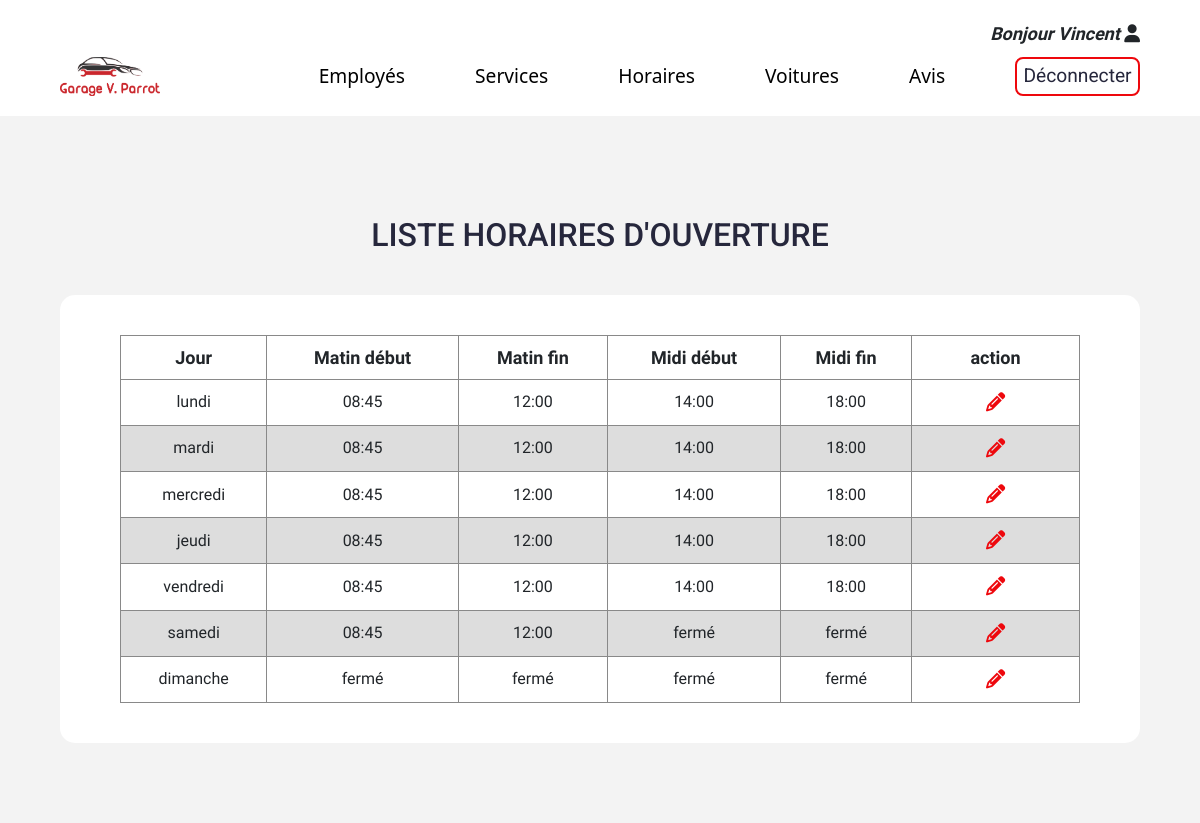
/admin/liste-horaires.php (signed in), run on the app's committed database.
### tables this page shows
CREATE TABLE IF NOT EXISTS schedules (
   id int(11) NOT NULL PRIMARY KEY AUTO_INCREMENT,
   day VARCHAR(8) NOT NULL,
   morningOpen VARCHAR(5) NOT NULL,
   morningClose VARCHAR(5) NOT NULL,
   afternoonOpen VARCHAR(5) NOT NULL,
   afternoonClose VARCHAR(5) NOT NULL
);

### lib/schedules.php (called while the page is built, shortened)
<?php
function getSchedules(PDO $pdo): array|bool
{
  $sql = "SELECT * FROM schedules ORDER BY id";
  $query = $pdo->prepare($sql);
  $query->execute();
  $result = $query->fetchAll(PDO::FETCH_ASSOC);
  return $result;
}

### admin/liste-horaires.php (the view, shortened to what this page needs)
<?php
require_once __DIR__ . "/../lib/pdo.php";
require_once __DIR__ . "/../lib/schedules.php";
require_once __DIR__ . "/templates/header-admin.php";
$schedules = getSchedules($pdo);
?>
<div class="wrapper">
  <section class="connection">
    <div class="connection-header">
      <h2 class="header-titles">Liste Horaires d'ouverture</h2>
    </div>
    <div class="connection-wrapper wrapper">
      <div class="connection-table">
        <table>
          <tr>
            <th>Jour</th>
            <th>Matin début</th>
            <th>Matin fin</th>
            <th>Midi début</th>
            <th>Midi fin</th>
            <th class="size100">action</th>
          </tr>
          <tbody>
            <?php foreach ($schedules as $schedule) { ?>
            <tr>
              <td><?= $schedule["day"]; ?></td>
              <?php if($schedule["morningOpen"] !== "00:00"){?>
              <td><?= $schedule["morningOpen"]; ?></td>
              <?php } else { ?>
              <td><?= "fermé" ?></td>
              <?php } ?>
              <?php if($schedule["morningClose"] !== "00:00"){?>
              <td><?= $schedule["morningClose"]; ?></td>
              <?php } else { ?>
              <td><?= "fermé" ?></td>
              <?php } ?>
              <?php if($schedule["afternoonOpen"] !== "00:00"){?>
              <td><?= $schedule["afternoonOpen"]; ?></td>
              <?php } else { ?>
              <td><?= "fermé" ?></td>
              <?php } ?>
              <?php if($schedule["afternoonClose"] !== "00:00"){?>
              <td><?= $schedule["afternoonClose"]; ?></td>
              <?php } else { ?>
              <td><?= "fermé" ?></td>
              <?php } ?>
              <td><a href="modifier-horaire.php?id=<?= $schedule['id'] ?>"><i class="fa-solid fa-pencil"></i></a>
              </td>
            </tr>
            <?php } ?>
          </tbody>
        </table>
      </div>
    </div>
  </section>
</div>
<?php
require_once __DIR__."/templates/footer-admin.php";
?>

### admin/templates/header-admin.php (shortened to what this page needs)
<!DOCTYPE html>
<html lang="fr">
<head>
  <link rel="stylesheet" href="https://cdn.jsdelivr.net/npm/bootstrap@4.3.1/dist/css/bootstrap.min.css"
>
  <link rel="stylesheet" href="../assets/css/style.css">
</head>
<body>
  <div class="wrapper">
    <header class="connection-header header">
      <div class="user-connection">
        <span>Bonjour</span>
        <span><?=$_SESSION['user']['name']?></span>
        <i class="fa-solid fa-user"></i>
      </div>
      <nav class="nav">
        <a class="logo" href="/">
          <img src="../assets/images/logo_car_title.png" alt="logo garage parrot">
        </a>
        <ul class="nav-list">
          <?php if($_SESSION['user']['role'] === 'admin'):?>
          <li>
            <a class="nav-link" aria-current="page" href="/admin/liste-employes.php">Employés</a>
          </li>
          <li>
            <a class="nav-link" href="/admin/liste-services.php">Services</a>
          </li>
          <li>
            <a class="nav-link" href="/admin/liste-horaires.php">Horaires</a>
          </li>
          <li>
            <a class="nav-link" href="/admin/liste-voitures.php">Voitures</a>
          </li>
          <li>
            <a class="nav-link" href="/admin/liste-avis.php">Avis</a>
          </li>
          <?php endif ?>
          <li>
            <a href="/admin/logout.php" class="btn-wire">Déconnecter</a>
          </li>
        </ul>
      </nav>
    </header>
  </div>
  <main class="main">

### admin/templates/footer-admin.php (shortened to what this page needs)
</main>
</body>
</html>

### data on the page
schedules: day "lundi", morningOpen "08:45", morningClose "12:00", afternoonOpen "14:00", afternoonClose "18:00"
schedules: day "mardi", morningOpen "08:45", morningClose "12:00", afternoonOpen "14:00", afternoonClose "18:00"
schedules: day "mercredi", morningOpen "08:45", morningClose "12:00", afternoonOpen "14:00", afternoonClose "18:00"
schedules: day "jeudi", morningOpen "08:45", morningClose "12:00", afternoonOpen "14:00", afternoonClose "18:00"
schedules: day "vendredi", morningOpen "08:45", morningClose "12:00", afternoonOpen "14:00", afternoonClose "18:00"
schedules: day "samedi", morningOpen "08:45", morningClose "12:00", afternoonOpen "fermé", afternoonClose "fermé"
schedules: day "dimanche", morningOpen "fermé", morningClose "fermé", afternoonOpen "fermé", afternoonClose "fermé"

### other printed values
$_SESSION['user']['name'] "Vincent"
